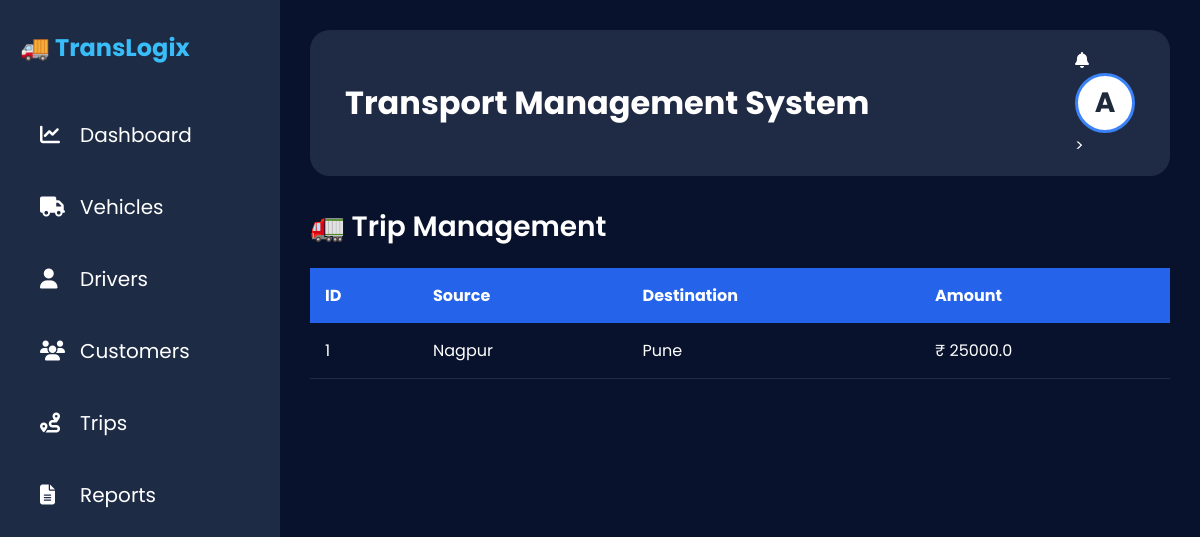
Page /trips on the committed database.
### app.py (models this page shows)
class Trip(db.Model):
    id = db.Column(db.Integer, primary_key=True)
    source = db.Column(db.String(100))
    destination = db.Column(db.String(100))
    amount = db.Column(db.Float)

### app.py (the view)
@app.route("/trips")
def trips():
    return render_template(
        "trips.html",
        trips=Trip.query.all()
    )

### app.py (called while the page is built)
@app.context_processor
def inject_user():
    user = None
    if session.get("user_id"):
        user = User.query.get(session["user_id"])
    return dict(current_user=user)

### templates/trips.html
{% extends "base.html" %}
{% block content %}
<h2 class="page-title">
    🚛 Trip Management
</h2>
<table class="table">
    <thead>
        <tr>
            <th>ID</th>
            <th>Source</th>
            <th>Destination</th>
            <th>Amount</th>
        </tr>
    </thead>
    <tbody>
        {% for trip in trips %}
        <tr>
            <td>{{ trip.id }}</td>
            <td>{{ trip.source }}</td>
            <td>{{ trip.destination }}</td>
            <td>₹ {{ trip.amount }}</td>
        </tr>
        {% endfor %}
    </tbody>
</table>
{% endblock %}

### static/css/style.css (style rules this page uses)
* { margin:0; padding:0; box-sizing:border-box; font-family:'Poppins',sans-serif; }
body { background:#08122d; color:white; display:flex; min-height:100vh; }
table { width:100%; border-collapse:collapse; }
table th { background:#2563eb; color:white; padding:15px; text-align:left; }
table td { padding:15px; border-bottom:1px solid rgba(255,255,255,.1); }
.page-title { font-size:28px; margin-bottom:20px; font-weight:600; }

### rows in the picture
Trip: id "1", source "Nagpur", destination "Pune", amount "25000.0"
